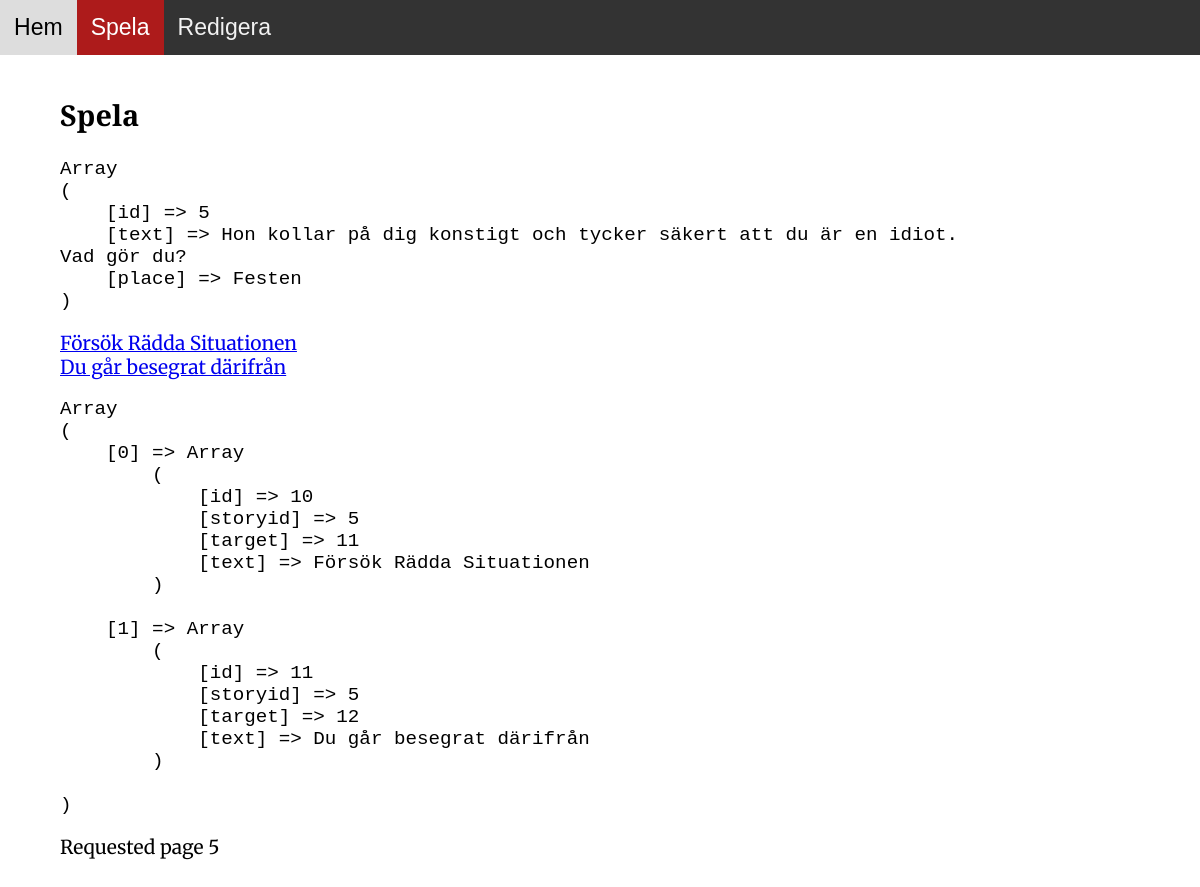
Screenshot of /play.php?page=5 with the database file from the repository.
### tables this page shows
CREATE TABLE `storylinks` (
  `id` int(10) UNSIGNED NOT NULL,
  `storyid` int(10) UNSIGNED NOT NULL,
  `target` int(10) UNSIGNED NOT NULL,
  `text` varchar(128) NOT NULL
);

### play.php (the view, shortened to what this page needs)
<!doctype html>
<html lang="se">
<head>
	<link rel="stylesheet" href="css/style.css">
</head>
<body>
<nav id="navbar">
	<a href="index.php">Hem</a>
	<a class="active" href="play.php?page=1">Spela</a>
	<a href="edit.php">Redigera</a>
</nav>
<main class="content">
	<section>
		<h1>Spela</h1>
<?php
	$dbh = new PDO('mysql:host=localhost;dbname=latriviatarp;charset=utf8mb4', $dbuser, $dbpass);
	if (isset($_GET['page'])) {
		$filteredPage = filter_input(INPUT_GET, "page", FILTER_VALIDATE_INT);
		$stmt = $dbh->prepare("SELECT * FROM story WHERE id = :id");
		$stmt->bindParam(':id', $filteredPage);
		$stmt->execute();
		$row = $stmt->fetch(PDO::FETCH_ASSOC);
		echo "<pre>" . print_r($row,1) . "</pre>";
		$stmt = $dbh->prepare("SELECT * FROM storylinks WHERE storyid = :id");
		$stmt->bindParam(':id', $filteredPage);
		$stmt->execute();
		$row = $stmt->fetchAll(PDO::FETCH_ASSOC);
		foreach ($row as $val) {
			echo "<a href= \" ?page=" . $val['target'] . "\"> " . $val['text'] . "<br></a>";
		}
		echo "<pre>" . print_r($row,1) . "</pre>";
		echo "<p>Requested page " . $filteredPage . "</p>";
	} elseif(isset($_SESSION['page'])) {
	} else {
	}
?>
</main>
</body>
</html>

### css/style.css (style rules this page uses)
#navbar { overflow: hidden; background-color: #333; font-family: 'Merriweather Sans', sans-serif; }
#navbar a { float: left; display: block; color: #f2f2f2; text-align: center; padding: 14px; text-decoration: none; font-size: 1.2em; }
#navbar a.active { background-color: #ad1b1b; color: white; }
.content { padding: 16px; }
main { margin: 0 auto; width: 90%; }
html { font-size: 16px; }
body { font-size: 1.2em; font-family: 'Merriweather', serif; margin: 0px; padding: 0px; }
h1, h2, h3, h4 { font-family: 'Merriweather Sans', sans-serif; }

### rows the page displays
storylinks: text "Försök Rädda Situationen"
storylinks: text "Du går besegrat därifrån"

### other values shown
print_r($row,1) "Array ( [id] => 5 [text] => Hon kollar på dig konstigt och tycker säkert att du är en idiot. Vad gör du? [place] => Festen )"
print_r($row,1) "Array ( [0] => Array ( [id] => 10 [storyid] => 5 [target] => 11 [text] => Försök Rädda Situationen ) [1] => Array ( [id] => 11 [storyid] => 5 [target] => 12 [text] => Du går besegrat därifrån ) )"
$filteredPage "5"
